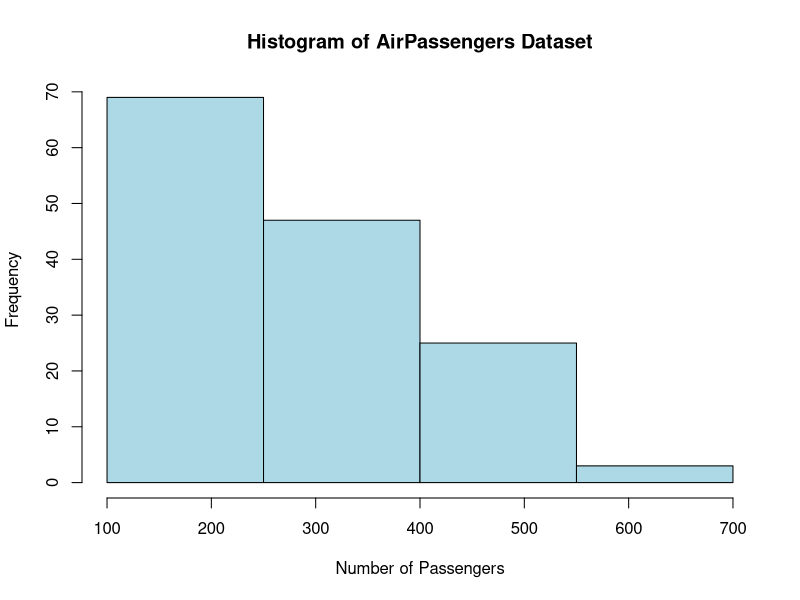

Write the R code that produced this figure.

# Experiment 5: Histogram of AirPassengers dataset

# Load the built-in dataset
data("AirPassengers")

# Create histogram
hist(AirPassengers,
     breaks = seq(100, 700, by = 150),
     main = "Histogram of AirPassengers Dataset",
     xlab = "Number of Passengers",
     ylab = "Frequency",
     col = "lightblue",
     border = "black",
     xlim = c(100, 700),
     right = TRUE)
